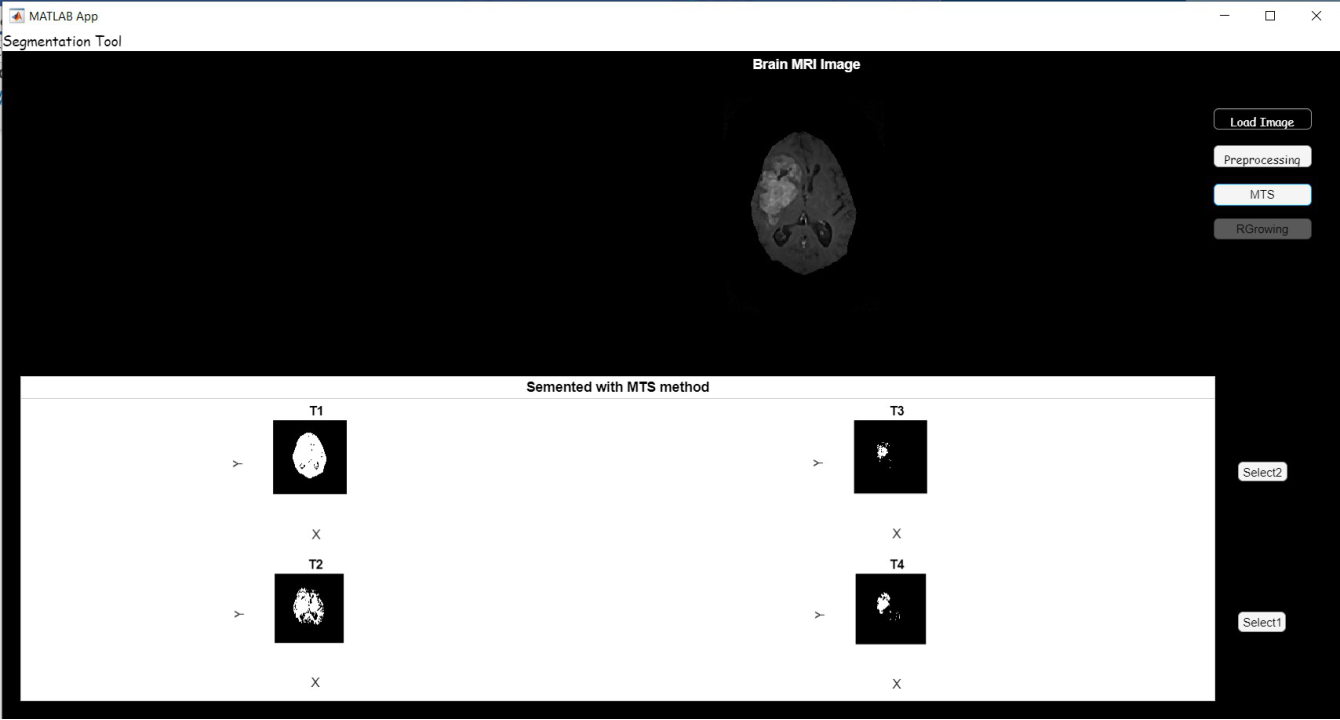
%> input picture images/mts_segmentation.png, 1340 x 720 px
$ octave Main_tesina_SADT.m   (GNU Octave 9; MATLAB toolbox functions it lacks are replaced by stand-ins)
%> lines starting %> are read from the running program, lines starting %| are printed output that depends on the picture; in (x1, y1, x2, y2) boxes, pixels count from 0 and x2, y2 are one past the last pixel; in counts of white or black regions, pixels touching at a corner belong together; the program's own positions count from 1
### src/Skull_remove.m
function [Skullfreeimage,Binary_image,Skull_image]=Skull_remove(Graylevels_image,Thereshold)

%l'algoritmo proposto dall'articolo è basato su operatori morfologici misti alla segmentazione dell
%  immagine.Si compone dei seguenti step:

%1. Segmentazione dell'immagine a soglia per evidenziare i pixel bianchi.
%2. Riempimento dei contorni, ovvero tutta l'area del cranio.
%3. Rilevamento dei contorni del teschio.
%4. Dilatazione dei contorni ottenuti e creazione della maschera.
%4. Applicazione della maschera all'immagine per la rimozione del teschio.

%%%Ingressi --> immagine in livelli di grigio
%%%         --> Soglia per la segmentazione

%%%Uscite   --> Immagine a livelli di grigio senza il teschio.
%%%         --> Immagine binaria del cervello segmentato
%%%         --> Immagine binaria del teschio estratto

Binary_image =imbinarize(Graylevels_image,Thereshold);   %Converti l'immagine in bianco e nero in base alla soglia

Filled_image=imfill(Binary_image>Thereshold,'holes'); %Riempi di bianco tutti i pixel del cervello

Edge_detection=bwmorph(Filled_image,'remove');%Rileva i bordi dell cervello

Skull_image= imdilate(Edge_detection, true(55)); % dilato i bordi ottenuti

Skullfreeimage = Graylevels_image;  %Inizializzo spazio in memoria

Skullfreeimage(Skull_image) = 0; % applico la maschera dilatata all'immagine originale

end
%%

### src/Main_tesina_SADT.m
%% Tecniche di Segmentazione per la ricera del tumore in immagini T1-W con contrasto  %%

% Il programma si propone di utilizzare le teconiche di segmentazione per
% la ricerca del tumore (Glioblastoma in particolare) nelle immagini
% celebrali di risonanza magnetica in modo da poterne estrare delle
% caratteristiche.

% Parametri di ingresso:     Immagine MRI in scala di grigio.

% Paramteri di uscita:       Immagine ripulita dal cranio.

%                        -->Immagine segmentata con Intensity-based method:
%
%                            1)Metodo manuale dell'istogramma.
%                            2)Metodo della segmentazione di otsu.
%                            3)Metodo della soglia adattativa.
%                            4)Metodo MST (multisoglia).
%
%                        -->Metodi di Raggruppamento:
%
%                            5)Region-Growing.
%                            6)Selezione manuale della ROI.
%                            7)Clustering K-Means.
%
%                         -->Immagine con il solo tumore estratto.

%%%%%%%%%%%%%%%%%%%%%%%%%%%%%%%%%%%%%%%%%%%%%%%%%%%%8%%%%%%%%%%%%%%%%%%%%%%%
                     %% Sezione 1 : Caricamento Immagini da cartella %%

close all
clear all
clc

[Brain,path]=uigetfile('*.jpg','Seleziona immagine da analizzare'); %carico le immagini nelle variabili, contengono tre slices.
%> the answer given: ../images/mts_segmentation.png
Brain=strcat(path,Brain);
Brain=imread(Brain);
%> Brain is the input picture: size 720x1340x3 uint8; mean R, G, B 117.8, 117.9, 117.9
Brain=Brain(:,:,1);%prelevo solo una prima slices.
%> Brain: size 720x1340 uint8
dxdy=0.0025; %[mm^2] %Risoluzione dei pixel quadrati.

                     %% Sezione 2: Pre-Processing %%
% in questa sezione si prepara l'immagine per le elaborazioni successive
% attraverso un filtraggio passa alto e un filtro a mediana, in modo da
% enfatizzare le componenti ad alta frequenza e migliorare l'aspetto
% generale dell'immagine:

B_sharped=imsharpen(Brain,'Radius',2,'Amount',2); %Filtro per enfatizzare le alte frequenze.

B_sharped_median=medfilt2(B_sharped);% filtro a mediana per migliorare la qualità dell'immagine

figure(1)
subplot(1,3,1)
imshow(Brain)
title('Original Image')
axis on
subplot(1,3,2)
imshow(B_sharped)
title('Sharped Image')
axis on
subplot(1,3,3)
imshow(B_sharped_median)
title('Median Filtered ')
axis on


                       %%  Sezione 3: Skull-Stripping %%
%l'algoritmo proposto dall'articolo è basato su operatori morfologici misti alla
% segmentazione dell immagine:

T0=graythresh(Brain);%Valuto la soglia con il metodo di ostu, per minimizzare la varianza tra le classi di pixel bianchi e neri.
%> T0 = 0.498

[Brain_skullfree,Brain_binary,Skull_binary]=Skull_remove(Brain,T0); %Applico la funzione per la rimozione del cranio dall'immagine.
%> in Skull_remove, `Binary_image =imbinarize(Graylevels_image,Thereshold);   %Converti l'i..`:
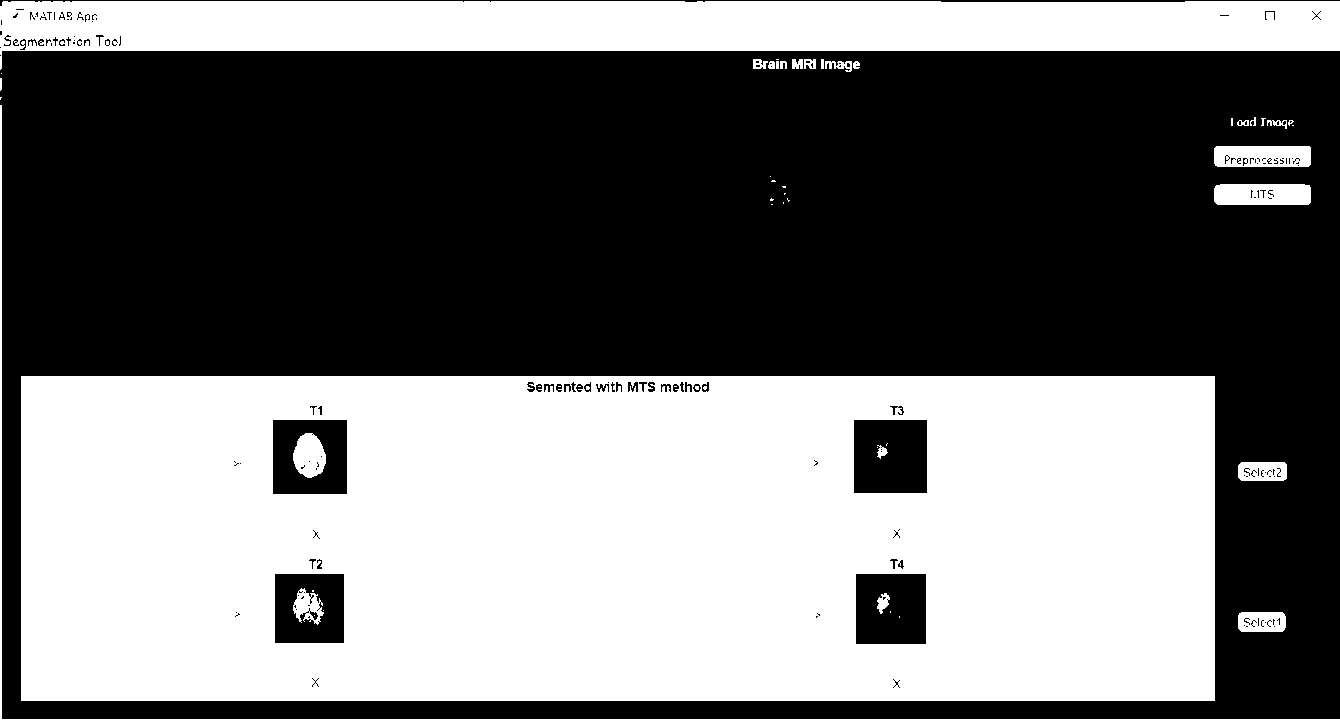
%> Binary_image: size 720x1340 logical; 46% white; 53 white regions (28 under 20 px), largest, box (x1, y1, x2, y2) and area: (21, 376, 1215, 701) 366471, (0, 1, 1340, 70) 66193, (0, 105, 1340, 720) 2568
%> in Skull_remove, `Filled_image=imfill(Binary_image>Thereshold,'holes');`: Filled_image: size 720x1340 logical; 48.1% white; 35 white regions (13 under 20 px), largest, box (x1, y1, x2, y2) and area: (21, 376, 1215, 701) 388050, (0, 1, 1340, 70) 66742, (0, 105, 1340, 720) 2568
%> in Skull_remove, `Edge_detection=bwmorph(Filled_image,'remove');`:
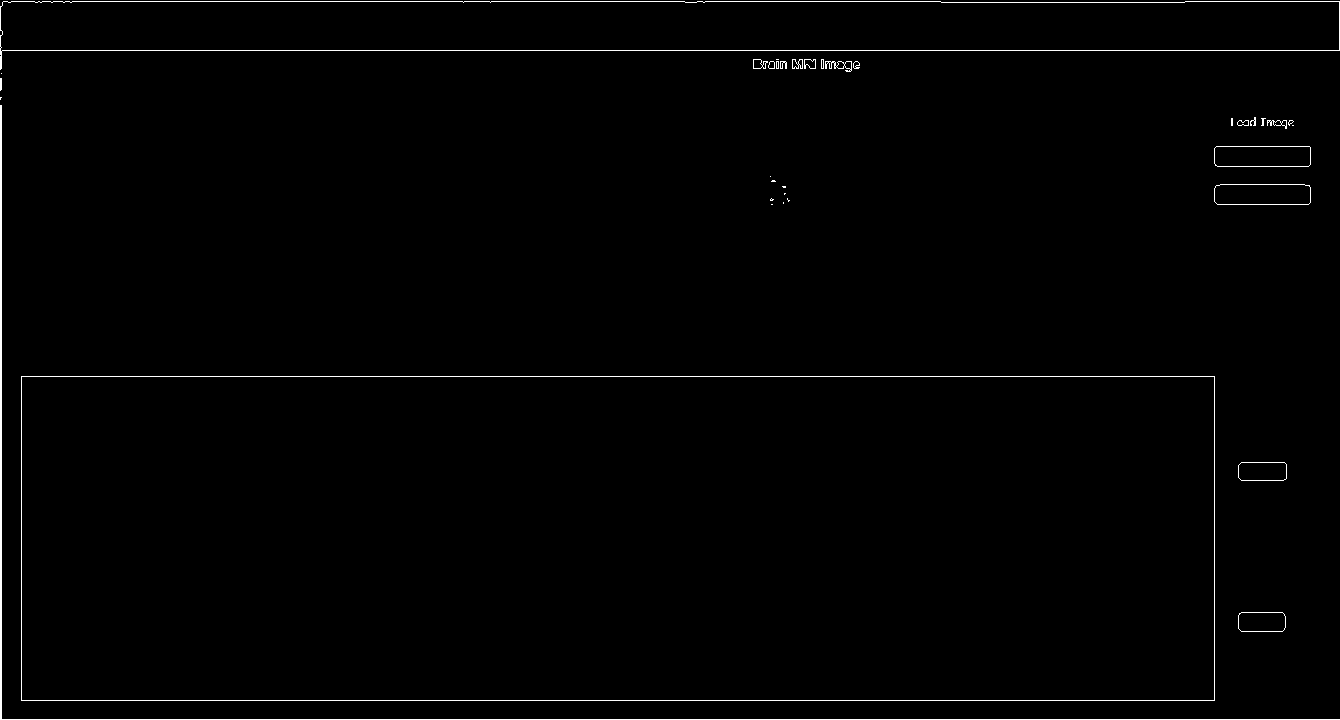
%> Edge_detection: size 720x1340 logical; 1% white in thin lines or dots
%> in Skull_remove, `Skull_image= imdilate(Edge_detection, true(55));`:
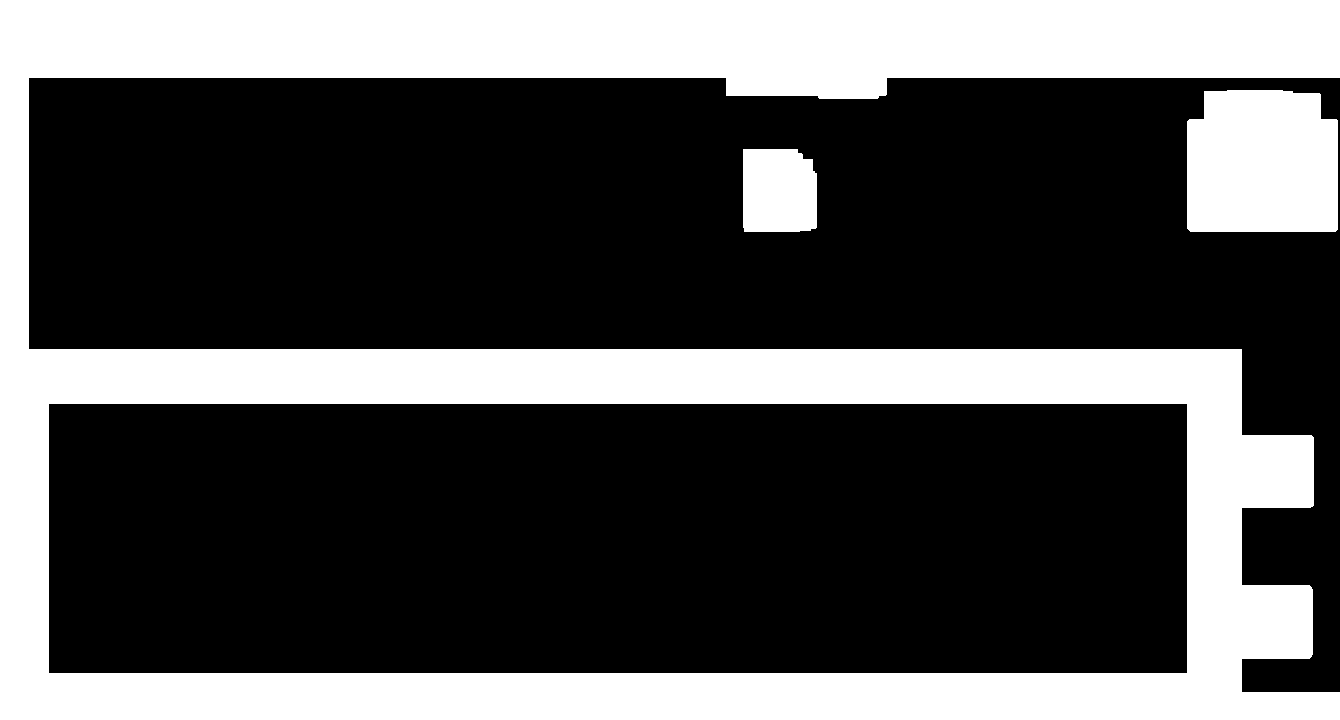
%> Skull_image: size 720x1340 logical; 32.1% white; 3 white regions, box (x1, y1, x2, y2) and area: (0, 0, 1340, 720) 283350, (1187, 90, 1338, 232) 20325, (743, 149, 817, 232) 5895
%> in Skull_remove, `Skullfreeimage(Skull_image) = 0; % applico la maschera dilatata all'im..`:
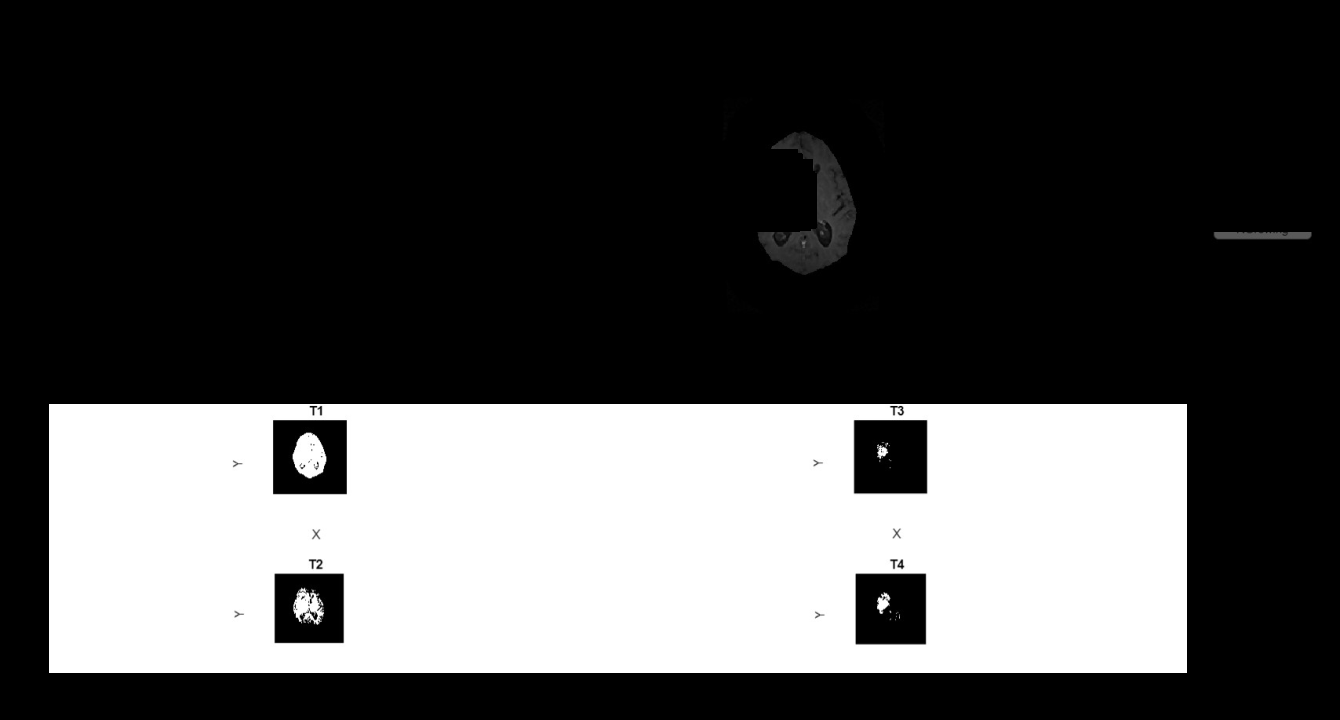
%> Skullfreeimage: size 720x1340 uint8; min 0, max 255, mean 76.3

figure(2)
subplot(1,3,1)
imshow(Brain_binary)
title('Binary Image')
axis on
subplot(1,3,2)
imshow(Skull_binary)
title('Binary Mask')
axis on
subplot(1,3,3)
imshow(Brain_skullfree)
title('Maskered Image')
axis on

%% Sezione 4: Segmentazione per la ricerca del tumore e il suo isolamento%%

%% 4.1 Segmentazione a soglia manuale basata sull'istogramma dell'immagine:

%L'operatore manualmente deve andare sull'istogramma delle occorrenze dei
%livelli di grigio per selzionare una soglia che permetta la segmentazione
%dell immagine che suddivida i pixel di diverse classi appartenenti a
%diversi tessuti.

histogram(Brain_skullfree,'Binlimits',[10 255]);
title('Grey-Levels Histogram')
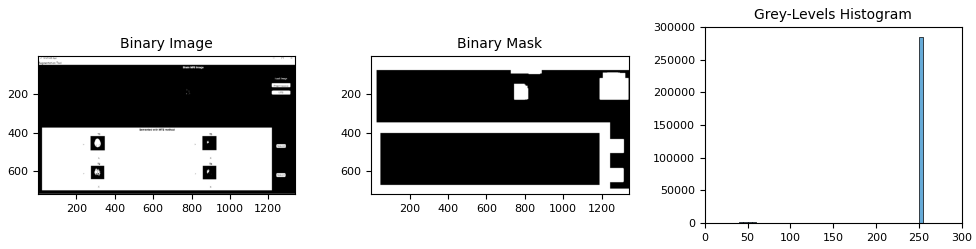
%> figure redrawn from the program's plot data, 3 panels
%> (the run ends here)
